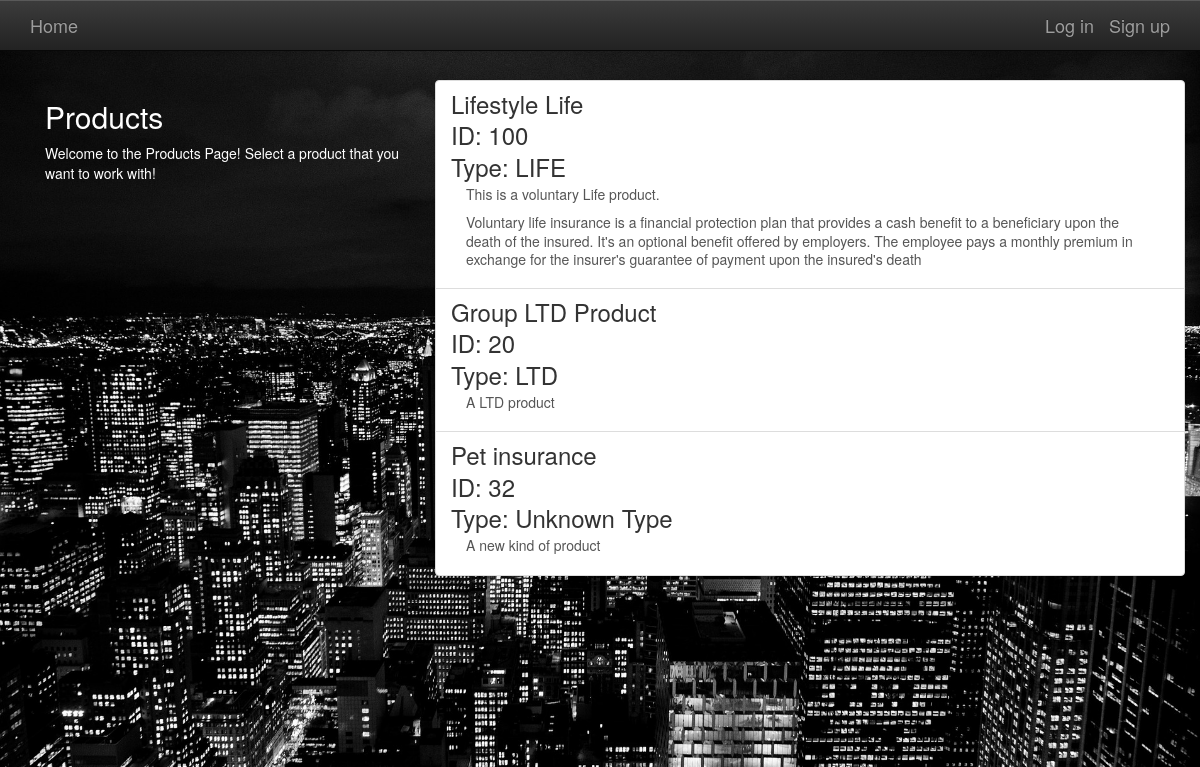
Screenshot of /products/ with the database file from the repository.
### products/models.py (models this page shows, shortened)
class Product(models.Model):
    productid = models.PositiveIntegerField(max_length=10)
    name = models.CharField(max_length=255)
    CHOOSE = 'Unknown Type'
    LIFE = 'LIFE'
    STD = 'STD'
    LTD = 'LTD'
    CI = 'CI'
    PRODUCT_CHOICES = (
        (CHOOSE, 'Unknown Type'),
        (LIFE, 'Life Insurance'),
        (STD, 'Short Term Disability'),
        (LTD, 'Long Term Disability'),
        (CI, 'Critical Illness'),
    )
    type = models.CharField(max_length=100,
                                      choices=PRODUCT_CHOICES,
                                      default=CHOOSE)
    slug = models.SlugField(allow_unicode=True)
    description = models.TextField(blank=True, default='')
    description_html = models.TextField(editable=False, default='', blank=True)
    price_per_1000_units = models.DecimalField(max_digits=4, decimal_places=2, default=0)
    class Meta:
        ordering = ["pk"]
        unique_together = ("name", "type")

### products/views.py (the view)
class ListProducts(generic.ListView):
    model = models.Product
    template_name = 'products/product_list.html'
    def get_queryset(self):
        return models.Product.objects.all()

### products/templates/products/product_list.html (shortened to what this page needs)
{% extends "products/product_base.html" %}
{% block preproduct %}
<div class="col-md-4">
	<div class="content">
		<h2>Products</h2>
		{% if not object_list %}
  			<p>No products available at this time! Go ahead and create a product if needed!</p>
		{% else %}
				<p>Welcome to the Products Page! Select a product that you want to work with!</p>
		{% endif %}
	</div>
</div>
{% endblock %}
{% block product_content %}
<div class="col-md-8">
	<div class="list-group">
		{% for product in object_list %}
			<a class="list-group-item" href="{% url 'products:single' pk=product.pk %}">
			     <h3 class="title list-group-item-heading">{{ product.name }}</h3>
					 <h3 class="title list-group-item-heading">ID: {{ product.productid }}</h3>
					 <h3 class="title list-group-item-heading">Type: {{ product.type }}</h3>
			<div class="list-group-item-text container-fluid">
				{{ product.description_html|safe }}
			</div>
		</a>
		{% endfor %}
	</div>
</div>
{% endblock %}

### static/simplesocial/css/master.css (style rules this page uses)
body { margin: 0; overflow: scroll; background-color: black; color:white; }
html, body { background: #000; height: 100%; }

### rows the page displays
Product: name "Lifestyle Life", productid "100", type "LIFE", description_html "This is a voluntary Life product. Voluntary life insurance is a financial protection plan that provides a cash benefit to a beneficiary upon the death of the insured. It's an optional benefit offered by employers. The employee pays a monthly premium in exchange for the insurer's guarantee of payment upon the insured's death"
Product: name "Group LTD Product", productid "20", type "LTD", description_html "A LTD product"
Product: name "Pet insurance", productid "32", type "Unknown Type", description_html "A new kind of product"
